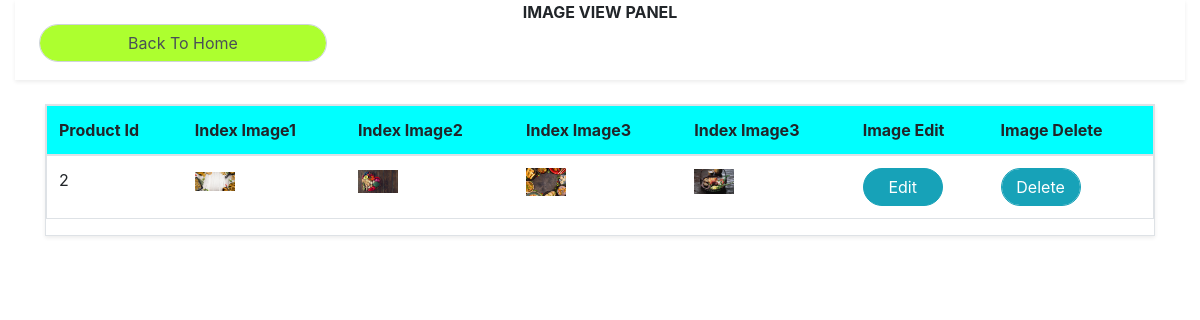
Page /admin/admin_image_action.php (signed in) on the committed database.
### tables this page shows
CREATE TABLE `index_image` (
  `slno` int(100) NOT NULL,
  `product_image1` varchar(100) NOT NULL,
  `product_image2` varchar(100) NOT NULL,
  `product_image3` varchar(100) NOT NULL,
  `product_image4` varchar(100) NOT NULL
);

### admin/admin_image_action.php (the view, shortened to what this page needs)
<?php
include '../connection.php';
if(!isset($_SESSION['loggedin'])){
header("location:../login_user.php");
}
else if(isset($_SESSION['loggedin']) && $_SESSION['user']==null){
    header("location:../index.php");
}
else if(isset($_SESSION['loggedin']) && $_SESSION['user']=='admin'){
?>
<!doctype html>
<html lang="en">
<head>
    <link rel="stylesheet" href="https://cdn.jsdelivr.net/npm/bootstrap@4.5.3/dist/css/bootstrap.min.css"
>
    <link rel="stylesheet" href="../css/style.css">
</head>
<body>
    <div class="container-fluid">
        <div class="shadow-sm mt-0 text-center" style="height: 80px; font-size:20;"><b>IMAGE VIEW
                PANEL</b>
                <a href="admin_home.php"><button type="submit" class="form-control ml-4" id="button_color" style="width: 18rem;">Back To Home</button></a>
            </div>
        <div class="container">
            <div class="shadow-sm border my-4" style="overflow-x: auto;">
                <table class="table  border" >
                    <thead>
                        <tr style="background-color:cyan;">
                            <th >Product Id</th>
                            <th>Index Image1</th>
                            <th>Index Image2</th>
                            <th>Index Image3</th>
                            <th>Index Image3</th>
                            <th>Image Edit</th>
                            <th>Image Delete</th>
                        </tr>
                    </thead>
                    <tbody>
                        <?php
$sql="select * from `index_image`";
$result=mysqli_query($conn,$sql);
while($row=mysqli_fetch_assoc($result)){
    echo '    <tr>
    <td>'.$row['slno'].'</td>
    <td><a href="../Index Image/'.$row['product_image1'].'"><img src="../Index Image/'.$row['product_image1'].'" width="40" height="" alt=""></a></td>
    <td><a href="../Index Image/'.$row['product_image2'].'"><img src="../Index Image/'.$row['product_image2'].'" width="40" height="" alt=""></a></td>
    <td><a href="../Index Image/'.$row['product_image3'].'"><img src="../Index Image/'.$row['product_image3'].'" width="40" height="" alt=""></a></td>
    <td><a href="../Index Image/'.$row['product_image4'].'"><img src="../Index Image/'.$row['product_image4'].'" width="40" height="" alt=""></a></td>
    <td><a href="update_action_image.php?update_id='.$row['slno'].'"><button type="button" style="width:5rem; border-radius:20px;" class="form- control btn btn-info" >Edit</button></a></td>
    <td><a href="delete_action_image.php?delete_id='.$row['slno'].'"><button type="button" style="width:5rem; border-radius:20px;" class="form-control btn btn-info" >Delete</button></a></td>
    </tr>';
}
?>
                    </tbody>
                </table>
            </div>
        </div>
    </div>
</body>
</html>
<?php } ?>

### css/style.css (style rules this page uses)
#button_color { border-radius: 20px; background-color: greenyellow; }

### rows in the picture
index_image: slno "2", product_image1 (picture), product_image2 (picture), product_image3 (picture), product_image4 (picture)
